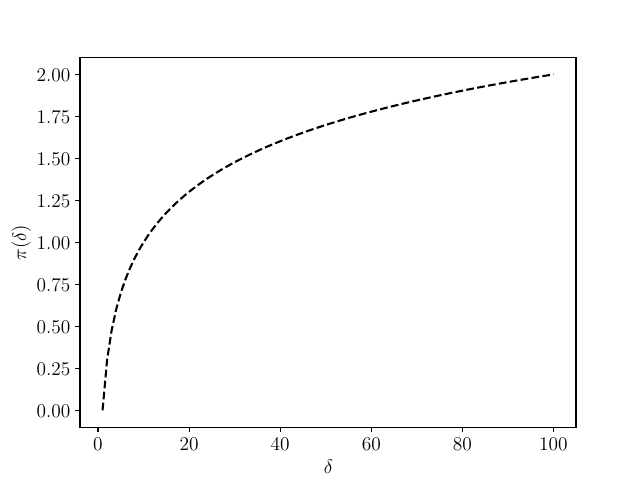

Write the Python code that produced this figure.
import numpy as np
import matplotlib
matplotlib.use('TkAgg')
from matplotlib import rc
import matplotlib.pyplot as plt
x = np.linspace(1, 100, 100)
y = np.log10(x)
plt.clf()  # Ensures a clean plotting canvas.
plt.rc('text', usetex=True)
plt.rc('figure', figsize=(1920, 1080))
plt.rc('font', family='serif', serif=['Computer Modern Roman'], size=14)
# plt.title("Sorting Improvised with Interpolation Search")
plt.ylabel("$\pi(\delta)$")
plt.xlabel("$\delta$")
plt.plot(x, y, "k--")
plt.legend(loc='upper left', frameon=False, handlelength=3)
plt.savefig('1.pdf', format="pdf")